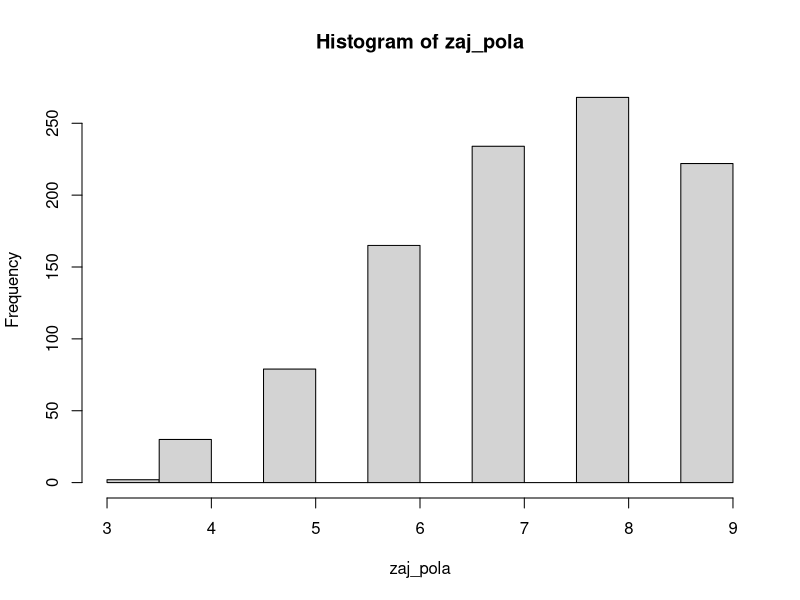
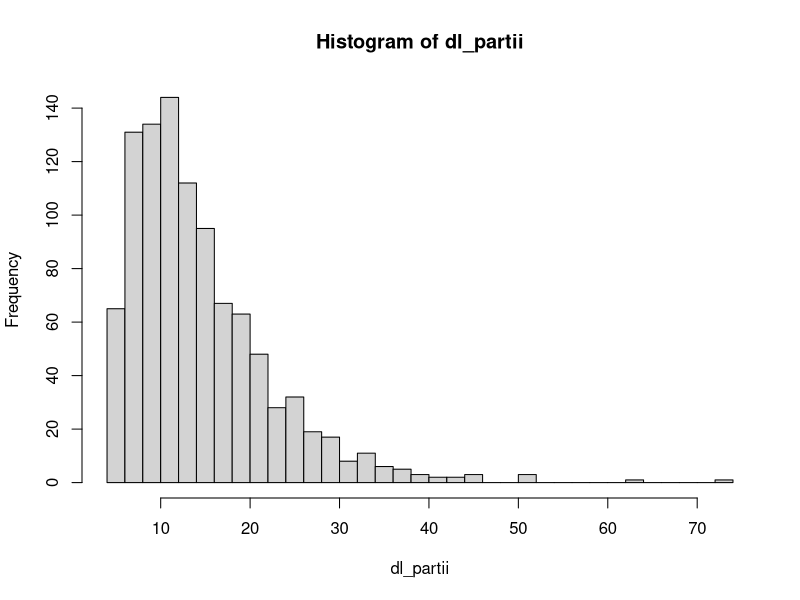
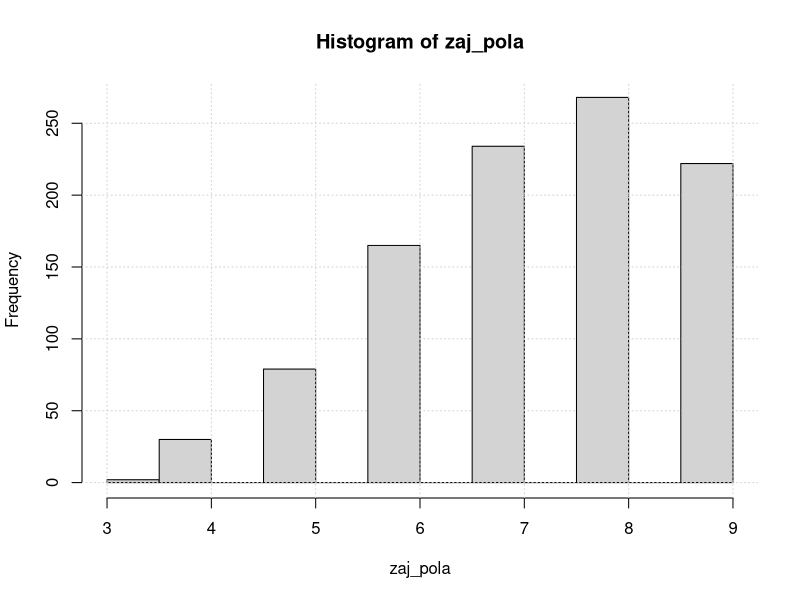
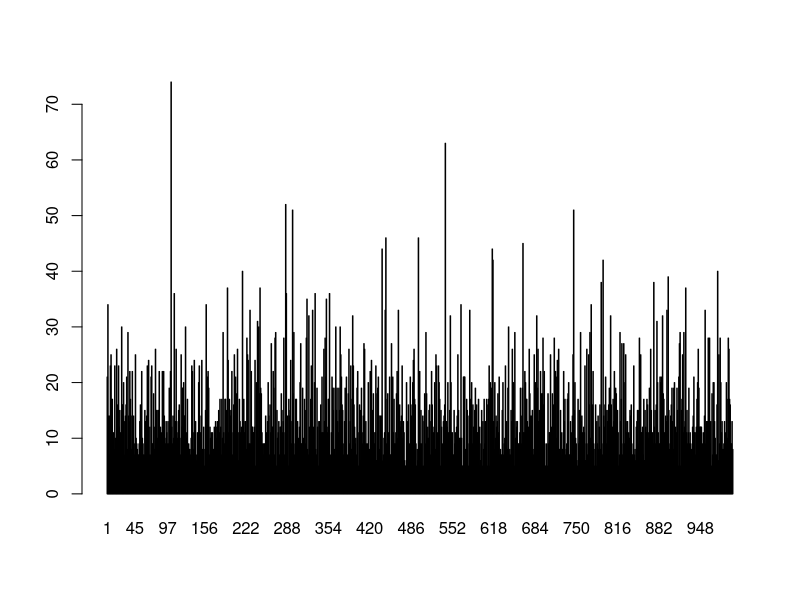
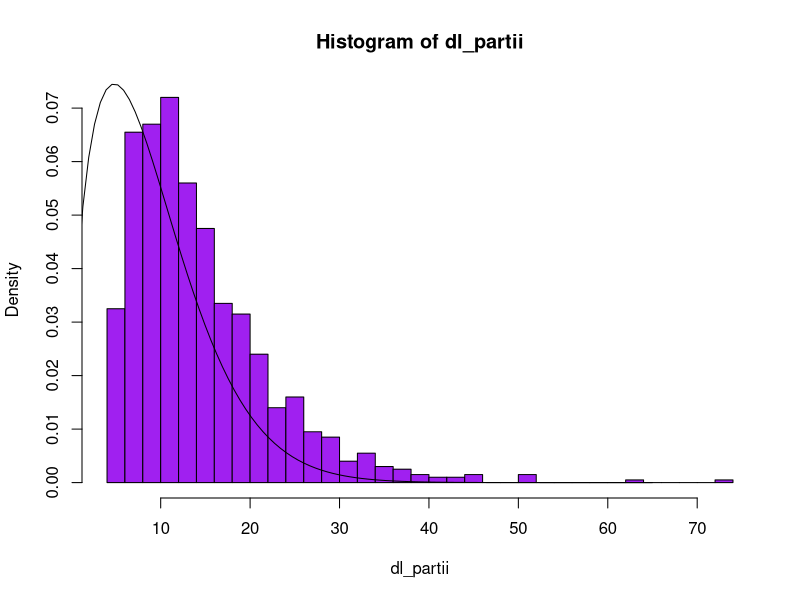
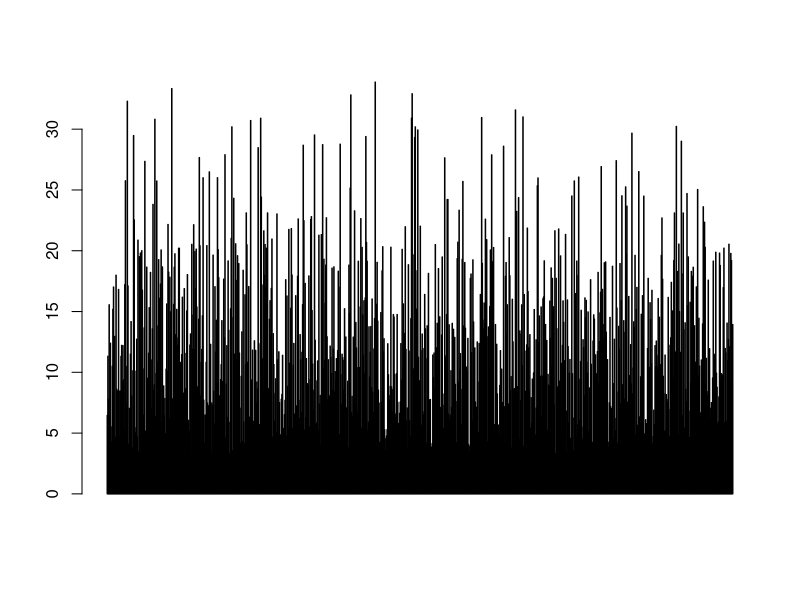
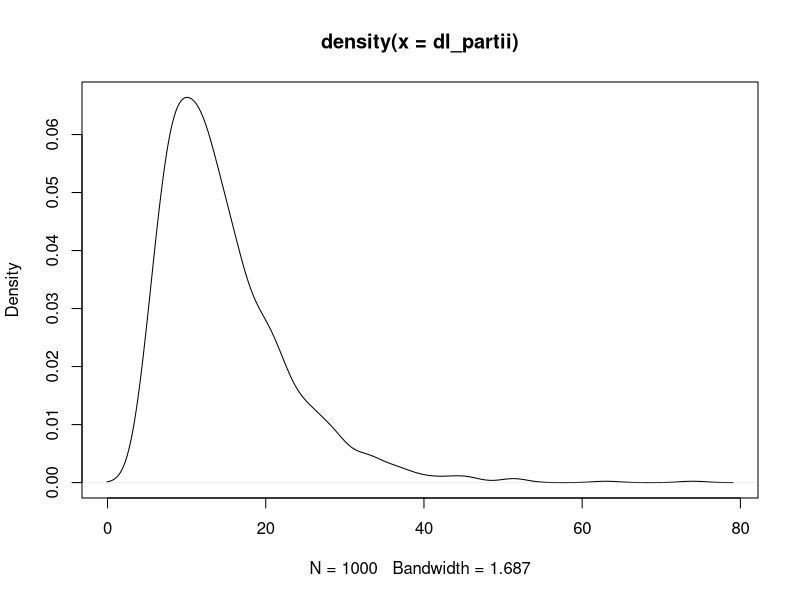

Write R code to recreate these figures, in order.
Powt<-1000              # Ustalamy liczbę partii
gr1<-0                  # wyzeruj liczbę zwycięstw gracza 1
dl_partii<-rep(0,Powt)  # utwórz tablicę do zapisu liczby
# posunięć w poszczególnych partiach
zaj_pola<-rep(0,Powt)   # utwórz tablicę do zapisu liczby
# zajętych pól w poszczeg. partiach

for(i in 1:Powt){
  #---------------------------------------------------------
  # Kod procedury symulującej jedną partię (O i X)  
  Pole<-matrix(rep(0,9),nrow=3)  # Wyzeruj planszę 3x3 
  gracz<-1;     # gracze będą stawiali na planszy 1 i -1
  zap_pola<-0;  # wyzeruj licznik zapełnionych pól
  N<-0          # wyzeruj licznik posunięć w partii
  
  while(zap_pola<9){  # dopóki są wolne pola wykonuj 
    N<-N+1      # uaktualnij numer posunięcia
    xx<-sample(1:3,1)   # wylosuj ...
    yy<-sample(1:3,1)   # ... współrzędne
    if(Pole[yy,xx]==0){    # jeśli wylosowano puste pole
      Pole[yy,xx]<-gracz;  # postaw znak gracza
      zap_pola<-zap_pola+1 # zwiększ licznik zajętych pól
    }
    # policz, ile jest układów trzech 1 w jednej linii
    # poziomej, pionowej lub ukośnej
    S1<-sum(rowSums(Pole)==3)+sum(colSums(Pole)==3)+
      sum(sum(diag(Pole))==3)+
      sum(sum(diag(apply(Pole,2,rev)))==3)
    # policz, ile jest układów trzech -1 w jednej linii
    # poziomej, pionowej lub ukośnej    
    S2<-sum(rowSums(Pole)==-3)+sum(colSums(Pole)==-3)+
      sum(sum(diag(Pole))==-3)+
      sum(sum(diag(apply(Pole,2,rev)))==-3)
    if(S1+S2>0) break # jeśli pojawił się układ potrójny,
    # to przerwij partię
    gracz<- -gracz    # ruch otrzymuje przeciwnik 
  }
  #---------------------------------------------------------
  if(gracz==1) gr1<-gr1+1 # jeśli wygrał gracz 1, zwiększ
  # jego licznik
  dl_partii[i]<-N        # zapisz liczbę posunięć
  # w i-tej partii
  zaj_pola[i]<-zap_pola   # zapisz liczbę zajętych pól
  # w i-tej partii
}

# 1.Wypisz ułamek zwycięstw 1 gracza (czyli przybliżone
# prawdopodobieństwo zwycięstwa 1 gracza)
gr1/Powt

# 2.Narysuj histogram ("rozkład") liczby zajętych pól
hist(zaj_pola)

# 3.Narysuj histogram liczby posunięć w partiach
hist(dl_partii, breaks=40)

#======================
#Analiza
#======================
#1.Który graacz wygrywa?

gr1/Powt

#Szacowane prawdop. zwycięstwa gracza i wynosi około 0.6
#Wniosek: gracz 1 jest faworytem

#barplot(zaj_pola, names.arg = 1:Powt)

#wniosek: mało prawdopodobne wartości też się zdarzają :)))
mean(zaj_pola)

#2.Średnia liczba zajętych pól wynosi 7

#wykonujemy histogram
#zm$count/Powt
hist(zaj_pola)
grid()
#wniosek: najczęściej zaznaczonych jest 7, 8 lub 9 pól

#3.Długość partii
barplot(dl_partii, names.arg = 1:Powt)
max(dl_partii)

#wniosek: typowe wartości ekstremalne liczby posunięć oscylują 
#w przedziale [50,90]

mean(dl_partii)

#średnia długość partii to ok 15

hist(dl_partii, breaks=35, col="purple",freq = F)

curve(dweibull(x,1.5,10),0,65,add = T)

barplot(rweibull(1000,1.5,10)+3)
plot(density(dl_partii))

#wniosek: rozkład prawdopodobieństwa zmiennej losowej "liczba posunięć" 
#przypomina rozkład weibull'a

